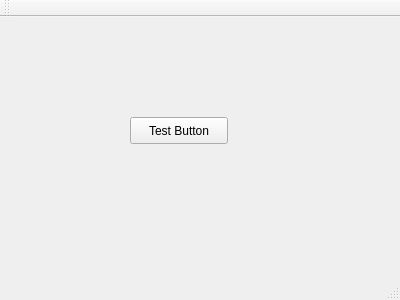
<?xml version="1.0" encoding="UTF-8"?>
<ui version="4.0">
 <class>QuadcopterUI</class>
 <widget class="QMainWindow" name="QuadcopterUI">
  <property name="geometry">
   <rect>
    <x>0</x>
    <y>0</y>
    <width>400</width>
    <height>300</height>
   </rect>
  </property>
  <property name="windowTitle">
   <string>QuadcopterUI</string>
  </property>
  <widget class="QWidget" name="centralWidget">
   <widget class="QPushButton" name="testPushButton">
    <property name="geometry">
     <rect>
      <x>130</x>
      <y>100</y>
      <width>98</width>
      <height>27</height>
     </rect>
    </property>
    <property name="text">
     <string>Test Button</string>
    </property>
   </widget>
  </widget>
  <widget class="QMenuBar" name="menuBar">
   <property name="geometry">
    <rect>
     <x>0</x>
     <y>0</y>
     <width>400</width>
     <height>25</height>
    </rect>
   </property>
  </widget>
  <widget class="QToolBar" name="mainToolBar">
   <attribute name="toolBarArea">
    <enum>TopToolBarArea</enum>
   </attribute>
   <attribute name="toolBarBreak">
    <bool>false</bool>
   </attribute>
  </widget>
  <widget class="QStatusBar" name="statusBar"/>
 </widget>
 <layoutdefault spacing="6" margin="11"/>
 <resources/>
 <connections/>
</ui>
